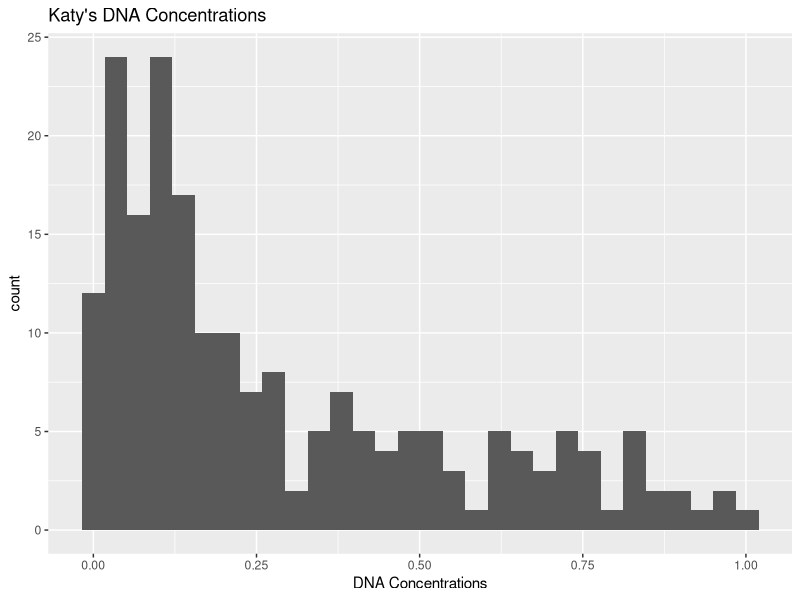
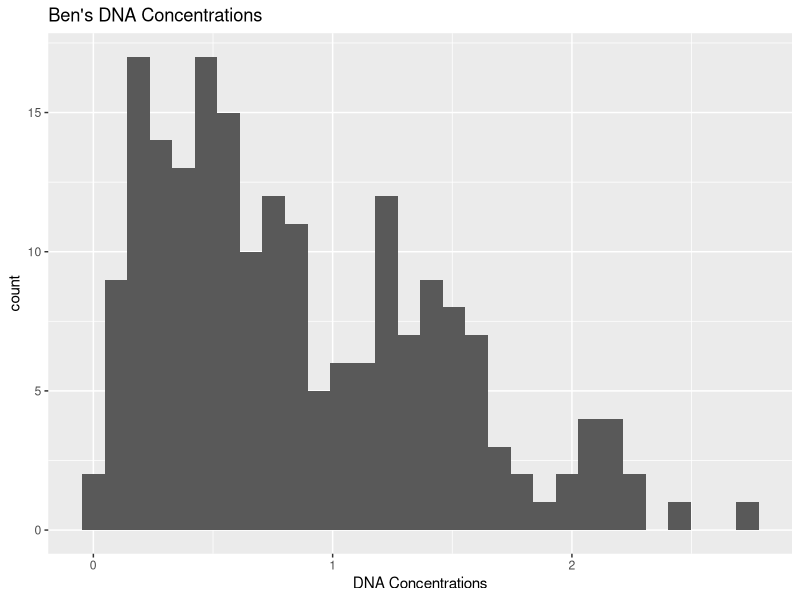
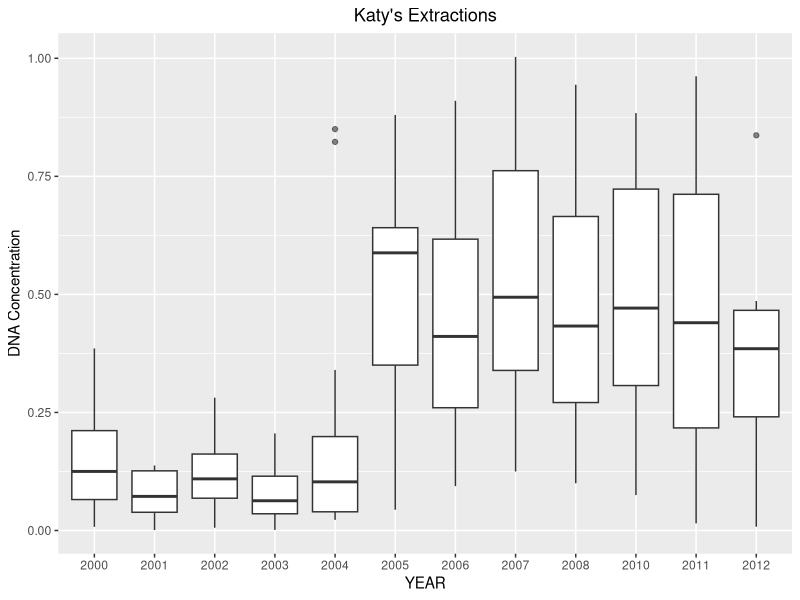
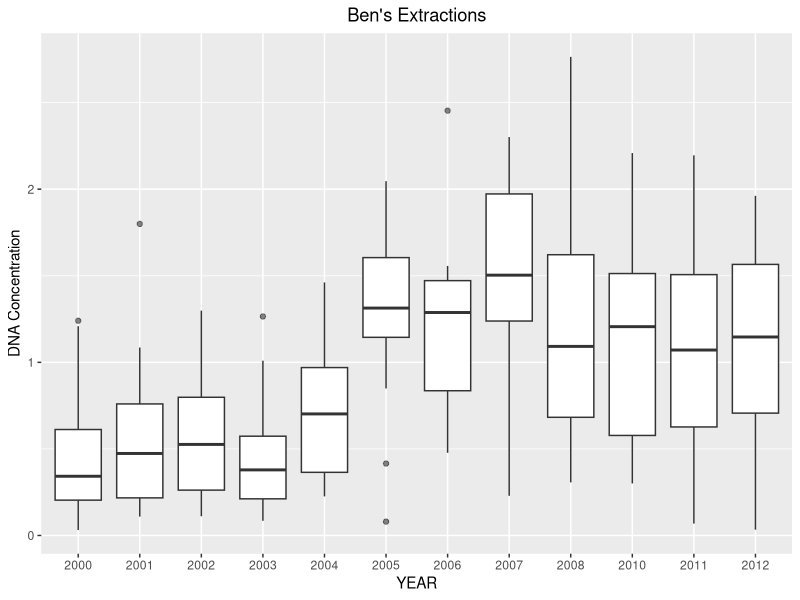
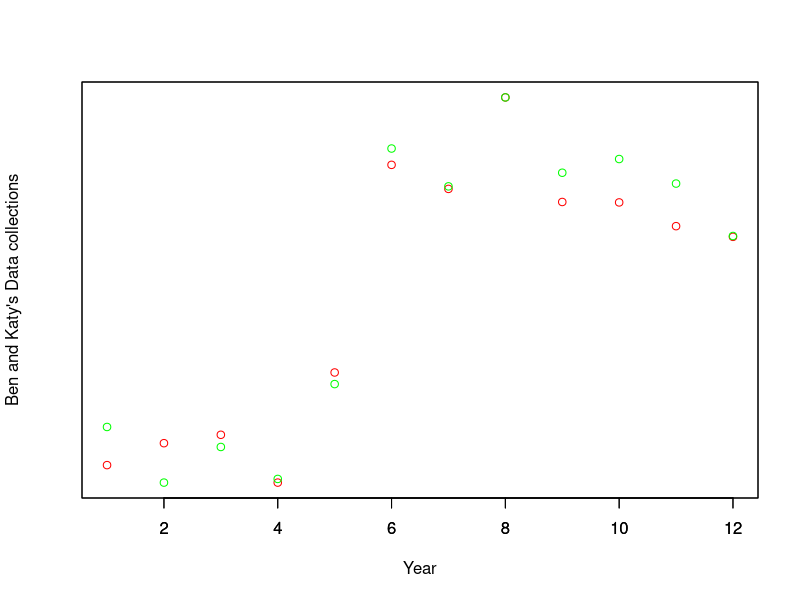
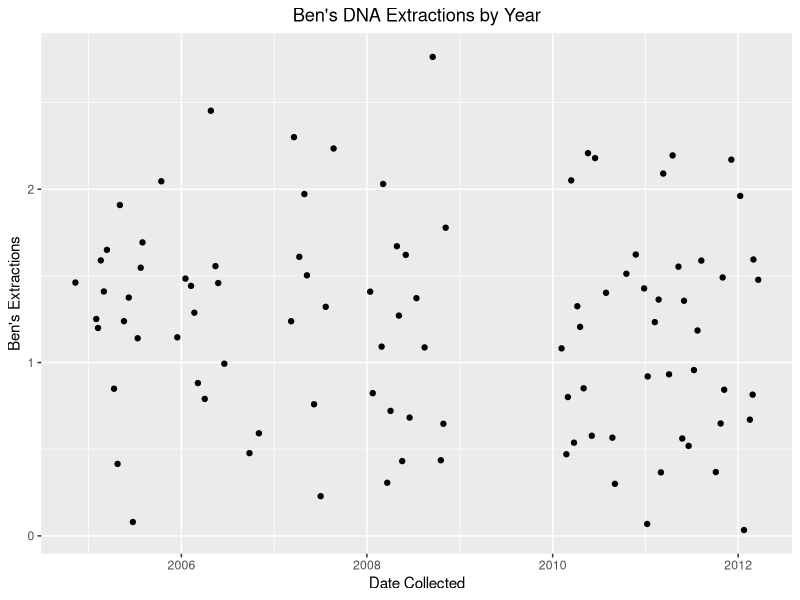
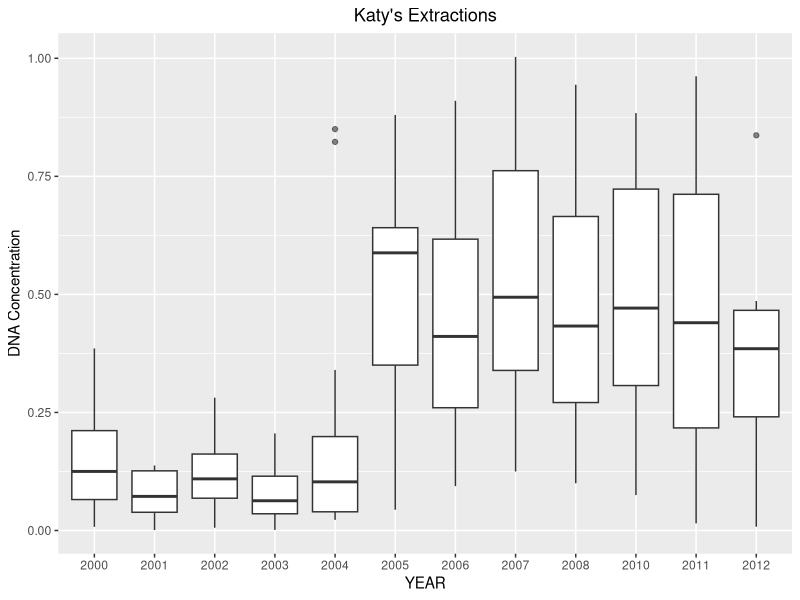
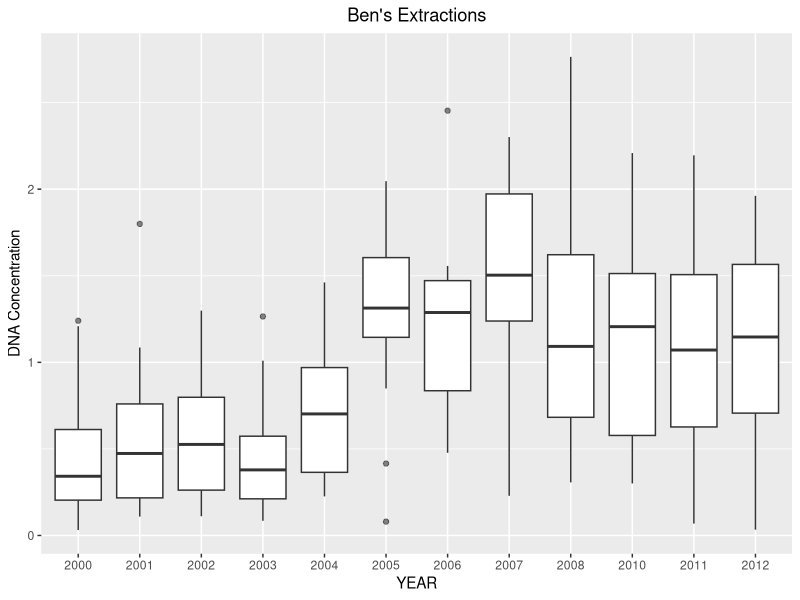

Write R code to recreate these figures, in order.
library(ggplot2)


DNA = read.csv("DNA_Conc_by_Extraction_Date.csv")

ggplot(DNA, aes(x=DNA$DNA_Concentration_Katy)) +
  geom_histogram() +
  labs(x="DNA Concentrations", title = "Katy's DNA Concentrations")


ggplot(DNA, aes(x=DNA$DNA_Concentration_Ben)) +
  geom_histogram() +
  labs(x="DNA Concentrations", title = "Ben's DNA Concentrations")
  
ggplot(DNA, aes(x=as.factor(DNA$Year_Collected), y=DNA$DNA_Concentration_Katy)) +
  geom_boxplot(outlier.alpha = .6) +
  labs(x="YEAR", y="DNA Concentration", title= "Katy's Extractions")+
  theme(plot.title = element_text(hjust = .5))
ggsave("EDWARDS_Plot1.jpg")

ggplot(DNA, aes(x=as.factor(DNA$Year_Collected), y=DNA$DNA_Concentration_Ben)) +
  geom_boxplot(outlier.alpha = .6) +
  labs(x="YEAR", y="DNA Concentration", title= "Ben's Extractions")+
  theme(plot.title = element_text(hjust = .5))
ggsave("EDWARDS_Plot2.jpg")

summary(DNA$DNA_Concentration_Katy)
summary(DNA$DNA_Concentration_Ben)

Katy_mean=c()
x=1
for(i in unique(DNA$Year_Collected)){
  Katy_mean[x] = mean(DNA[DNA$Year_Collected == i, "DNA_Concentration_Katy"])
  x=x+1
}

Ben_mean=c()
x1=1
for(i in unique(DNA$Year_Collected)){
  Ben_mean[x1] = mean(DNA[DNA$Year_Collected == i, "DNA_Concentration_Ben"])
  x1=x1+1
}

plot(Ben_mean, col="red", yaxt='n', ann=FALSE) 
par(new=TRUE)
plot(Katy_mean, col="green", yaxt='n', ylab="Ben and Katy's Data collections", xlab="Year")


downstairs <- DNA[DNA$Lab == "Downstairs",]

ggplot(downstairs, aes(x=as.POSIXct(downstairs$Date_Collected), y=downstairs$DNA_Concentration_Ben)) +
  geom_point() +
  labs(x="Date Collected", y="Ben's Extractions", title = "Ben's DNA Extractions by Year") +
  theme(plot.title = element_text(hjust = .5))
ggsave("Ben_DNA_Over_Time.jpg")


  




